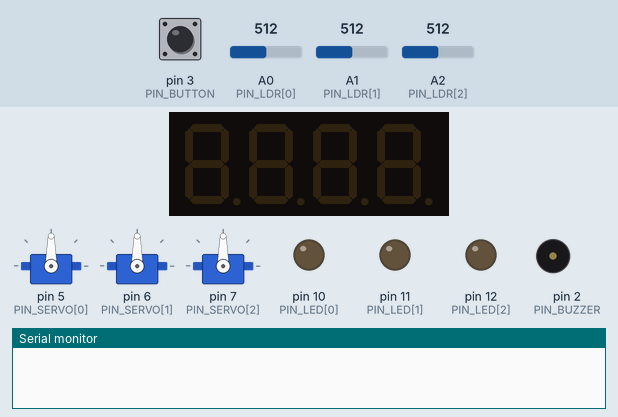
Recording of a program running on a simulated Arduino Uno, built with avr-gcc and run on an emulated ATmega328P. Shown: 3 × servo, 4-digit seven-segment display, output pins drawn as LEDs (lit = HIGH), buzzer (waves = sounding), the last lines printed to the serial monitor. The inputs (shaded band) are chosen by the test bench; at power-on: pin 3 (PIN_BUTTON) HIGH, A0 (PIN_LDR[0]) = 512, A1 (PIN_LDR[1]) = 512, A2 (PIN_LDR[2]) = 512. Random numbers use the default seed unless the program sets one.

Above: at 1.2 s.
1.3 s: pin 3 (PIN_BUTTON) pulled LOW for 0.15 s
2.0 s: pin 3 (PIN_BUTTON) pulled LOW for 1 s
At 3.59 s:
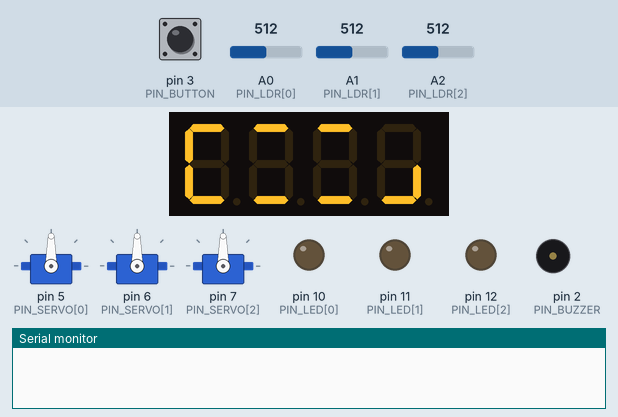
3.6 s: pin 3 (PIN_BUTTON) pulled LOW for 0.15 s
4.3 s: pin 3 (PIN_BUTTON) pulled LOW for 3.2 s
At 4.31 s:
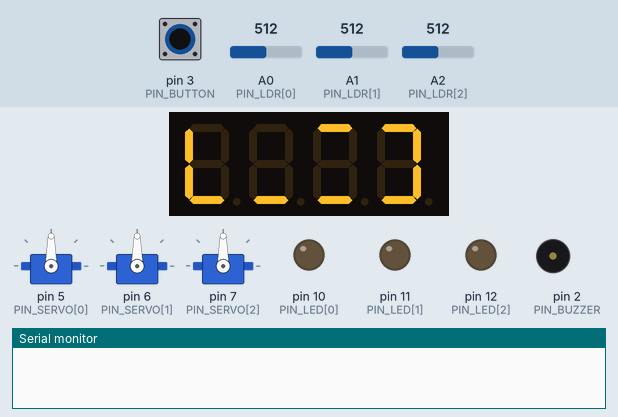
At 7.34 s:
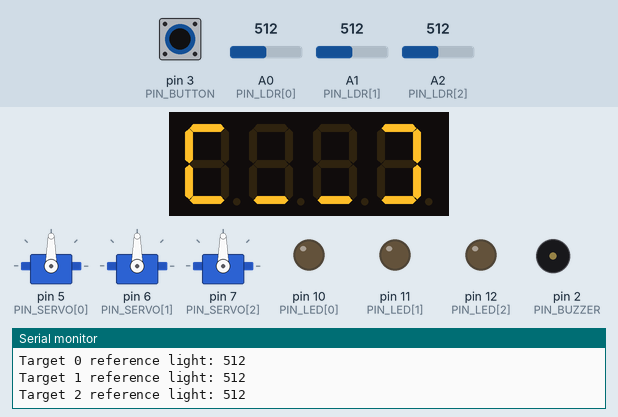
9.0 s: pin 3 (PIN_BUTTON) pulled LOW for 0.15 s
At 9.5 s:
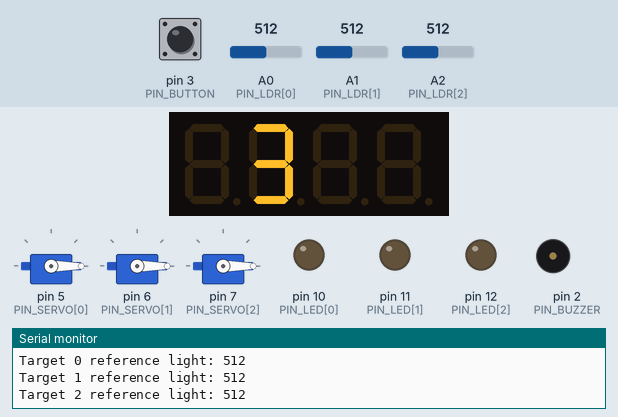
9.7 s: A0 (PIN_LDR[0]) set to 716
Timing chart, 0 to 16.6 s (numbered marks = the images above; inputs shaded):
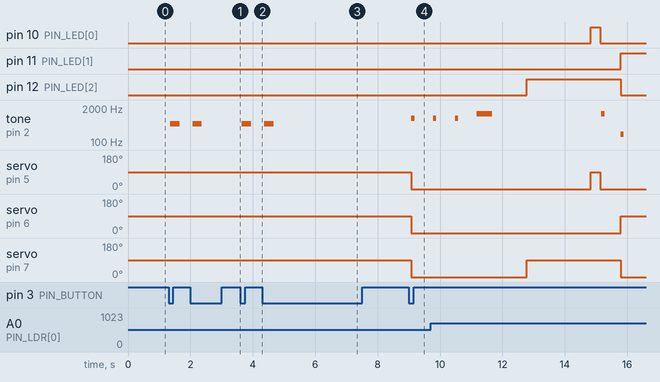

The program:

main.cpp
```cpp
#include <Arduino.h>
#include <Servo.h>
#include <TM1637Display.h>

// Pins
#define PIN_BUZZER 2
#define PIN_BUTTON 3
#define PIN_TM_CLK 8
#define PIN_TM_DIO 9
const uint8_t PIN_SERVO[3] = {5, 6, 7};
const uint8_t PIN_LDR[3] = {14, 15, 16};
const uint8_t PIN_LED[3] = {10, 11, 12};

// Objects from included hardware libs
Servo motors[3];
TM1637Display display(PIN_TM_CLK, PIN_TM_DIO);

// Game logic states
enum GameState {
    IDLE_STATE,
    INIT_STATE,
    STANDBY_STATE,
    COUNTDOWN_STATE,
    PLAYING_STATE,
    WIN_STATE,
    LOSS_STATE
};
GameState game_state = IDLE_STATE;

// Individual target states
enum TargetState {
    WAITING_TARGET,
    RISING_TARGET,
    READY_TARGET
};

// Target data
struct Target {
    TargetState state;
    uint32_t reference_light;
    uint32_t time_start_waiting;
    uint32_t current_random_interval;
    uint32_t time_start_rising;
};

Target targets[3];

// Game variables
uint8_t score = 0;
uint8_t misses = 0;
const uint8_t light_difference = 90;

// Timers and counters
uint32_t time_standby_animation = 0;
uint32_t time_start_state = 0;
uint32_t time_last_frame = 0;

uint16_t calibration_samples = 0;
uint8_t current_frame = 0;
uint8_t countdown_value = 3;

// win and loss state variables
uint8_t buzzer_step = 0;
uint8_t score_pos = 99;

bool calibrated = 0;
bool standby_animation_frame = false;

// Initial button state: not pressed
bool btn_state = HIGH;
bool prev_btn_reading = HIGH;
uint32_t last_debounce_time = 0;
const uint8_t debounce_delay = 50;

// Custom display segments
const uint8_t GO_SEGMENTS[] = {
    0x00,
    SEG_A | SEG_C | SEG_D | SEG_E | SEG_F,         // G
    SEG_A | SEG_B | SEG_C | SEG_D | SEG_E | SEG_F, // O
    0x00
};
const uint8_t OUTLINE[] = {
    SEG_A | SEG_D | SEG_E | SEG_F,
    SEG_A | SEG_D,
    SEG_A | SEG_D,
    SEG_A | SEG_B | SEG_C | SEG_D
};

// Loss frame 1 is just a '0' so I'm using the showNumberDec function for it.
// Custom data for the next two frames for the loss animation:
const uint8_t LOSS_FRAME_2[] = {
    SEG_A | SEG_B | SEG_C | SEG_D | SEG_E | SEG_F, // '0' at pos 0
    SEG_C | SEG_D | SEG_E | SEG_G,                 // lower 'o' at pos 1
    0x00,
    0x00
};

const uint8_t LOSS_FRAME_3[] = {
    SEG_A | SEG_B | SEG_C | SEG_D | SEG_E | SEG_F, // '0' at pos 0
    SEG_C | SEG_D | SEG_E | SEG_G,                 // lower 'o' at pos 1
    SEG_D,                                         // '_' (bottom segment) at pos 2
    0x00
};

// variables for uart communication with serial monitor
uint32_t last_print_time[3] = {0, 0, 0};


// --- Utility functions --- //


void lower_all_targets() {
    for (int i = 0; i < 3; i++) {
        motors[i].write(0);
        digitalWrite(PIN_LED[i], LOW);
    }
}

void raise_all_targets() {
    for (int i = 0; i < 3; i++) {
        motors[i].write(90);
    }
}

void display_score(int score) {
    display.clear();
    if (score < 10) {
        display.showNumberDec(score, false, 1, 1);
    } else {
        display.showNumberDec(score, false, 2, 1);
    }
}

void display_init_animation(uint8_t frame) {
    uint8_t data[4];
    memcpy(data, OUTLINE, sizeof(OUTLINE));

    for (int i = 0; i < 2; i++) {
        uint8_t off_segment = (frame + i) % 12;
        switch(off_segment) {
            case 0:    data[0] &= ~SEG_A; break;
            case 1:    data[1] &= ~SEG_A; break;
            case 2:    data[2] &= ~SEG_A; break;
            case 3:    data[3] &= ~SEG_A; break;
            case 4:    data[3] &= ~SEG_B; break;
            case 5:    data[3] &= ~SEG_C; break;
            case 6:    data[3] &= ~SEG_D; break;
            case 7:    data[2] &= ~SEG_D; break;
            case 8:    data[1] &= ~SEG_D; break;
            case 9:    data[0] &= ~SEG_D; break;
            case 10:   data[0] &= ~SEG_E; break;
            case 11:   data[0] &= ~SEG_F; break;
        }
    }
    display.setSegments(data);
}

void game_init() {
    for (int i = 0; i < 3; i++) {
        targets[i].state = WAITING_TARGET;
        targets[i].reference_light = 0;
        targets[i].time_start_waiting = 0;
        targets[i].current_random_interval = 0;
        targets[i].time_start_rising = 0;
        digitalWrite(PIN_LED[i], LOW);
    }
    game_state = INIT_STATE;
    misses = 0;
    score = 0;
    calibrated = 0;
    calibration_samples = 0;
    time_start_state = millis();
    raise_all_targets();
}

void lower_target(int i, uint32_t now) {
    motors[i].write(0);
    digitalWrite(PIN_LED[i], LOW);
    targets[i].current_random_interval = random(1000, 4000);
    targets[i].time_start_waiting = now;
    targets[i].state = WAITING_TARGET;
}


// --- State handlers --- //

void check_button_press(uint32_t now) {
    bool btn_reading = digitalRead(PIN_BUTTON);

    // Debounce check
    if (btn_reading != prev_btn_reading) {
        last_debounce_time = now;
        prev_btn_reading = btn_reading;
    }

    if ((now - last_debounce_time) > debounce_delay) {
        if (btn_reading != btn_state) {
            btn_state = btn_reading;

            // Pressed button:
            if (btn_state == LOW) {
                // Pressed to start playing:
                if (game_state == STANDBY_STATE) {
                    lower_all_targets();
                    time_start_state = 0;
                    game_state = COUNTDOWN_STATE;
                }
                // Pressed to (re)start the game and calibrate sensors:
                else {
                    tone(PIN_BUZZER, 500, 300);
                    game_init();
                    time_start_state = now;
                }
            }
        }
    }
}


void init_state(uint32_t now) {
    // Animation
    if (now - time_last_frame > 80) {
        time_last_frame = now;
        display_init_animation(current_frame);
        current_frame = (current_frame + 1) % 12;
    }

    uint32_t elapsed = now - time_start_state;

    // Sample for a second, after the first second of animation
    if (elapsed >= 1000 && elapsed < 2000) {
        for (int i = 0; i < 3; i++) {
            targets[i].reference_light += analogRead(PIN_LDR[i]);
        }
        calibration_samples++;
    }

    // Mean values
    if (elapsed >= 2000 && calibrated == 0) {
        for (int i = 0; i < 3; i++) {
            targets[i].reference_light /= calibration_samples;
            Serial.print("Target ");
            Serial.print(i);
            Serial.print(" reference light: ");
            Serial.println(targets[i].reference_light);
        }
        calibrated = 1;
    }

    // Enter STANDBY_STATE after 3 seconds of INIT_STATE
    if (elapsed >= 3000) {
        game_state = STANDBY_STATE;
    }
}

void standby_state(uint32_t now) {
    if (now - time_standby_animation > 500) {
        time_standby_animation = now;
        standby_animation_frame = !standby_animation_frame;

        if (standby_animation_frame) {
            display.showNumberDec(0, true, 4, 0);
        } else {
            display.clear();
        }
    }
}

void countdown_state(uint32_t now) {
    // Start countdown with '3'
    if (time_start_state == 0) {
        time_start_state = now;
        countdown_value = 3;
        display.clear();
        display.showNumberDec(countdown_value, false, 1, 1);
        tone(PIN_BUZZER, 800, 100);
        return;
    }

    // '2' and '1'
    if (countdown_value > 1 && now - time_start_state >= 700) {
        countdown_value--;
        time_start_state = now;
        display.clear();
        display.showNumberDec(countdown_value, false, 1, 1);
        tone(PIN_BUZZER, 800, 100);
        return;
    }

    // 'GO'
    if (countdown_value == 1 && now - time_start_state >= 700) {
        countdown_value = 0;
        time_start_state = now;
        display.setSegments(GO_SEGMENTS);
        tone(PIN_BUZZER, 1200, 500);
        return;
    }

    // Move to PLAYING_STATE after 'GO'
    if (countdown_value == 0 && now - time_start_state >= 1000) {
        display_score(score);
        for (int i = 0; i < 3; i++) {
            targets[i].state = WAITING_TARGET;
            targets[i].current_random_interval = random(500, 4000);
            targets[i].time_start_waiting = now;
        }
        game_state = PLAYING_STATE;
        time_start_state = 0;
    }
}

void playing_state(uint32_t now) {
    for (int i = 0; i < 3; i++) {
        // Target in horizontal position
        if (targets[i].state == WAITING_TARGET) {
            if (now - targets[i].time_start_waiting > targets[i].current_random_interval) {
                motors[i].write(90);
                digitalWrite(PIN_LED[i], HIGH);
                targets[i].time_start_rising = now;
                targets[i].state = RISING_TARGET;
            }
        }
        // Target moving to vertical position
        else if (targets[i].state == RISING_TARGET && now - targets[i].time_start_rising > 300) {
            targets[i].state = READY_TARGET;
        }
        // Target in vertical position
        else if (targets[i].state == READY_TARGET) {
            // Read light level
            uint32_t current_light = analogRead(PIN_LDR[i]);
            // Serial monitor debugging:
            if (now - last_print_time[i] > 500) {
                Serial.print("Target "); Serial.print(i);
                Serial.print(" light: "); Serial.println(current_light);
                last_print_time[i] = now;
            }

            // Check if target has been hit
            if (current_light > (targets[i].reference_light + light_difference)) {
                lower_target(i, now);
                misses=0;
                score++;
                display_score(score);
                tone(PIN_BUZZER, 1200, 100);

                // Serial monitor debugging:
                Serial.print("HIT "); Serial.print(i);
                Serial.print(" light: "); Serial.println(current_light);
                last_print_time[i] = now;

                if (score >= 10) {
                    game_state = WIN_STATE;
                    lower_all_targets();
                    buzzer_step = 0;
                    time_start_state = now;
                    break;
                }
            }

            // Check if target has been up for too long
            if (now - targets[i].time_start_rising > 3000) {
                misses++;
                lower_target(i, now);
                tone(PIN_BUZZER, 200, 100);
                Serial.print("MISSED TARGET "); Serial.print(i);
                Serial.print(" -> Misses: "); Serial.println(misses);

                if (misses >= 3) {
                    game_state = LOSS_STATE;
                    lower_all_targets();
                    buzzer_step = 0;
                    time_start_state = now;
                    break;
                }
            }
        }
    }
}

void win_state(uint32_t now) {
    uint32_t elapsed_total = now - time_start_state;

    // Buzzer notes
    if (buzzer_step == 0) { tone(PIN_BUZZER, 800, 150); buzzer_step++; }
    else if (buzzer_step == 1 && elapsed_total > 150) { buzzer_step++; }
    else if (buzzer_step == 2 && elapsed_total > 300) { tone(PIN_BUZZER, 600, 150); buzzer_step++; }
    else if (buzzer_step == 3 && elapsed_total > 450) { buzzer_step++; }
    else if (buzzer_step == 4 && elapsed_total > 600) { tone(PIN_BUZZER, 1200, 300); buzzer_step++; }

    // Animation loop
    uint8_t next_score_pos = score_pos;

    if (elapsed_total < 200 || elapsed_total > 6900) {
        next_score_pos = 1; // Middle
    } else {
        uint32_t elapsed_loop = (elapsed_total - 200) % 670;

        if (elapsed_loop < 300) {
            next_score_pos = 0; // Left
        }
        else if (elapsed_loop < 335) {
            next_score_pos = 1; // Middle
        }
        else if (elapsed_loop < 635) {
            next_score_pos = 2; // Right
        }
        else {
            next_score_pos = 1; // Middle
        }
    }

    // Modify display only if position has changed
    if (score_pos != next_score_pos) {
        display.clear();
        display.showNumberDec(10, false, 2, next_score_pos);
        score_pos = next_score_pos;
    }
}

void loss_state(uint32_t now) {
    uint32_t elapsed_total = now - time_start_state;

    // Buzzer and display stages
    if (buzzer_step == 0) {
        display.clear();
        tone(PIN_BUZZER, 1000, 200);
        display.showNumberDec(0, false, 1, 0);
        buzzer_step++;
    }
    else if (buzzer_step == 1 && elapsed_total > 200) { buzzer_step++; }
    else if (buzzer_step == 2 && elapsed_total > 400) {
        tone(PIN_BUZZER, 800, 200);
        display.setSegments(LOSS_FRAME_2);
        buzzer_step++;
    }
    else if (buzzer_step == 3 && elapsed_total > 600) { buzzer_step++; }
    else if (buzzer_step == 4 && elapsed_total > 800) {
        tone(PIN_BUZZER, 600, 200);
        display.setSegments(LOSS_FRAME_3);
        buzzer_step++;
    }
    else if (buzzer_step == 5 && elapsed_total > 1000) { buzzer_step++; }
    else if (buzzer_step == 6 && elapsed_total > 1200) {
        tone(PIN_BUZZER, 400, 400);
        display.clear();
        buzzer_step++;
    }
}

// --- Setup and loop --- //

void setup() {
    Serial.begin(9600);
    pinMode(PIN_BUTTON, INPUT_PULLUP);
    pinMode(PIN_BUZZER, OUTPUT);

    for (int i = 0; i < 3; i++) {
        motors[i].attach(PIN_SERVO[i]);
        pinMode(PIN_LED[i], OUTPUT);
    }

    display.setBrightness(0x09);
    display.clear();
    randomSeed(analogRead(A5)); // Generates seed from noise
}

void loop() {
    uint32_t now = millis();

    check_button_press(now);

    switch (game_state) {
        case INIT_STATE: init_state(now); break;
        case STANDBY_STATE: standby_state(now); break;
        case COUNTDOWN_STATE: countdown_state(now); break;
        case PLAYING_STATE: playing_state(now); break;
        case WIN_STATE: win_state(now); break;
        case LOSS_STATE: loss_state(now); break;
        default: break;
    }
}
```

Measured:
- after the input at 1.3 s, tone on pin 2 (PIN_BUZZER): silent → 500 Hz after 0.05 s, → silent 0.30 s later
- after the input at 2.0 s, tone on pin 2 (PIN_BUZZER): silent → 500 Hz after 0.07 s, → silent 0.30 s later
- after the input at 3.6 s, tone on pin 2 (PIN_BUZZER): silent → 500 Hz after 0.05 s, → silent 0.30 s later
- after the input at 4.3 s, tone on pin 2 (PIN_BUZZER): silent → 500 Hz after 0.07 s, → silent 0.30 s later
- after the input at 9.0 s, tone on pin 2 (PIN_BUZZER): silent → 800 Hz after 0.08 s, → silent 0.10 s later; servo on pin 5 (PIN_SERVO[0]), servo on pin 6 (PIN_SERVO[1]), servo on pin 7 (PIN_SERVO[2]): 90° → 0° after 0.08 s
